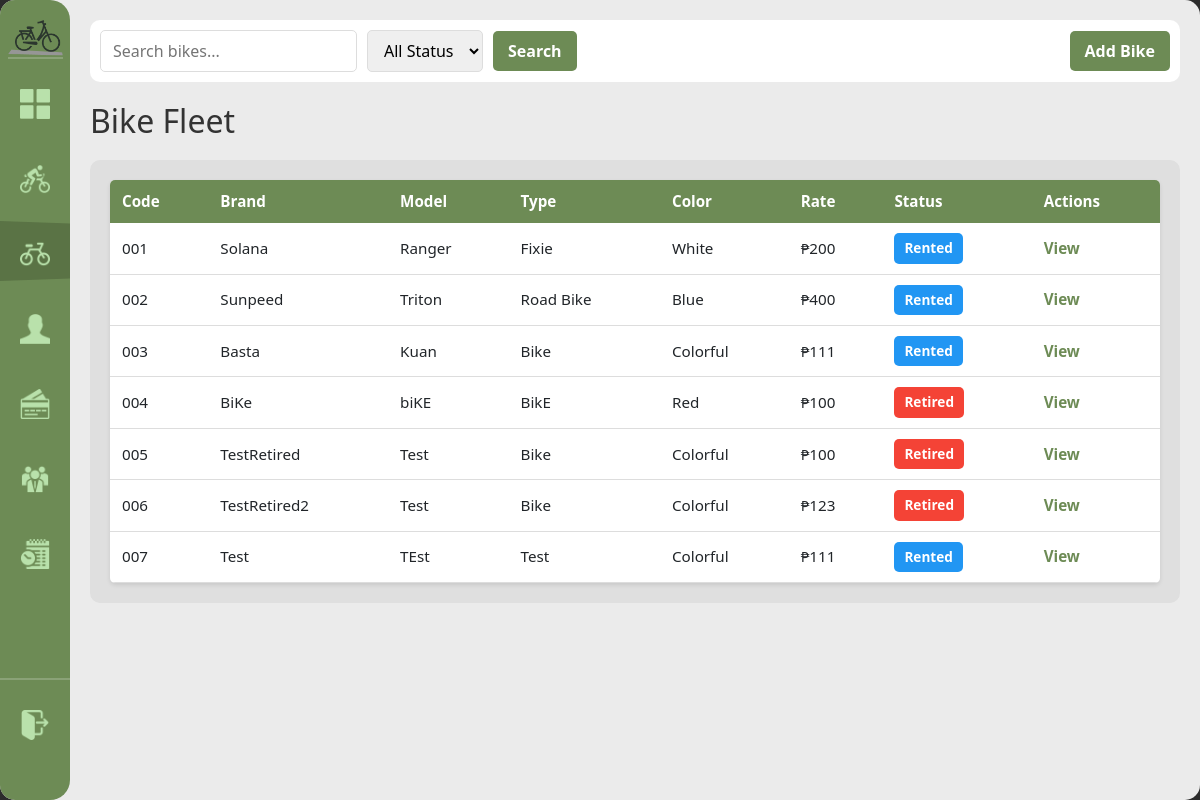
The app's page /bikes (signed in), older data.
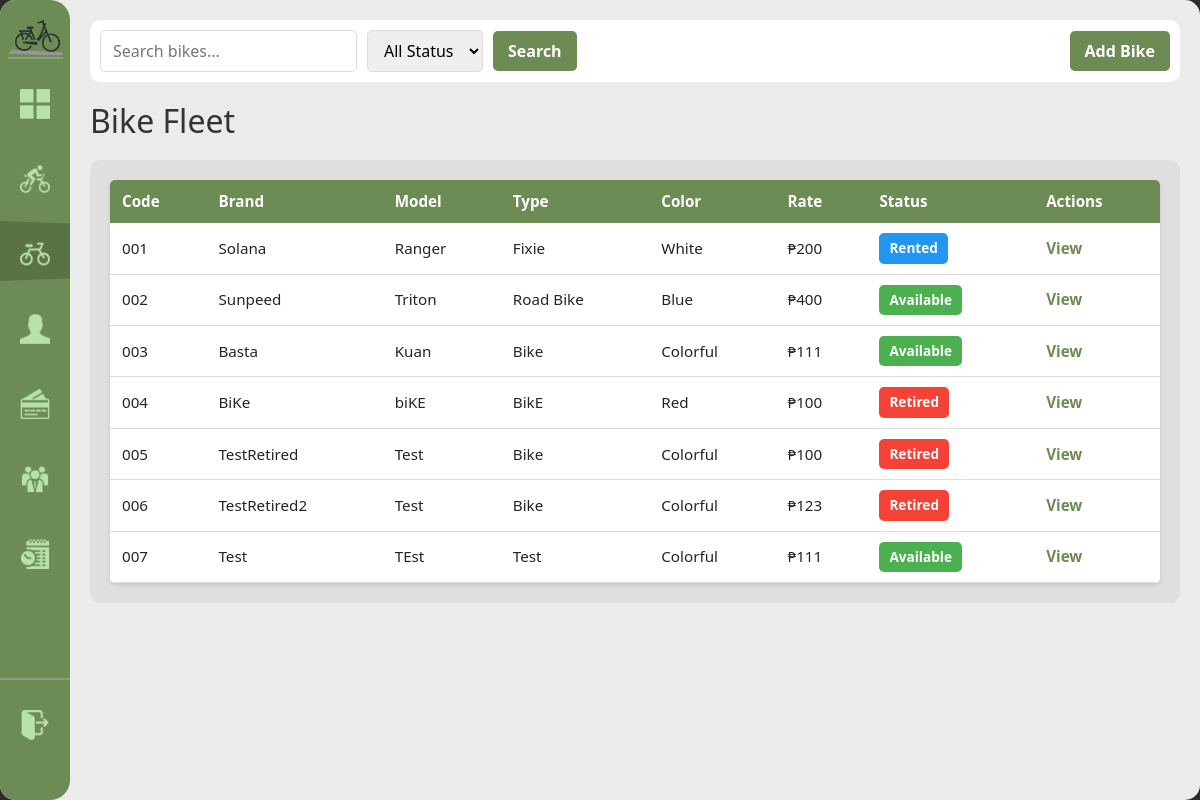
The same page, newer data.
### tables this page shows
CREATE TABLE bike (
            bike_id INTEGER PRIMARY KEY AUTOINCREMENT,
            bike_code TEXT NOT NULL UNIQUE,
            brand TEXT NOT NULL, model TEXT NOT NULL,
            color TEXT NOT NULL,
            bike_rate DECIMAL(8,2) NOT NULL DEFAULT 0,
            type TEXT NOT NULL DEFAULT 'standard',
            status TEXT NOT NULL DEFAULT 'available' CHECK(status IN('available','rented','retired')),
            date_added DATE NOT NULL DEFAULT(date('now','localtime'))
        );

### handlers/bike_routes.py (the view)
@bikes_bp.route('/bikes')
@login_required
def registry():
    search = request.args.get('search', '')
    status = request.args.get('status', 'all')
    all_bikes = database.get().get_all_bikes(search, status)
    return render_template('bike_registry.html', bikes=all_bikes, search=search, filter_status=status)

### app.py (called while the page is built)
def get_sidebar_state():
    return request.cookies.get('sidebarState') == 'expanded'

@app.context_processor
def inject_sidebar_state():
    return dict(sidebar_expanded=get_sidebar_state())

@app.context_processor
def inject_current_staff():
    staff = current_staff()
    return dict(current_staff=staff, is_admin=staff and staff.get("role") == "admin")

### modules/auth.py (called while the page is built)
def login_required(view):
    @wraps(view)
    def wrapped(*args, **kwargs):
        if not session.get("staff_id"):
            return redirect(url_for("login"))
        return view(*args, **kwargs)
    return wrapped

def current_staff():
    if not session.get("staff_id"):
        return None
    return {
        "staff_id": session.get("staff_id"),
        "username": session.get("username"),
        "first_name": session.get("first_name"),
        "last_name": session.get("last_name"),
        "role": session.get("role"),
    }

### modules/database.py (called while the page is built)
def get():
    if not db: init()
    return db

### templates/bike_registry.html (shortened to what this page needs)
{% extends "base.html" %}
{% block content %}
<div class="top-bar">
    <form method="get" class="search-form">
        <input type="text" name="search" placeholder="Search bikes..." value="{{ search }}">
        <select name="status">
            <option value="all" {% if filter_status == 'all' %}selected{% endif %}>All Status</option>
        </select>
        <button type="submit" sound-type="minor">Search</button>
        <button type="button" id="add-bike-btn" class="btn-primary">Add Bike</button>
    </form>
</div>
<h1>Bike Fleet</h1>
<div class="content-grid">
    <div class="scroll-table-container">
        <table>
            <thead>
                <tr>
                <th>Code</th>
                <th>Brand</th>
                <th>Model</th>
                <th>Type</th>
                <th>Color</th>
                <th>Rate</th>
                <th>Status</th>
                <th>Actions</th>
            </tr>
        </thead>
        <tbody>
            {% for bike in bikes %}
            <tr>
                <td>{{ bike['bike_code'] }}</td>
                <td>{{ bike['brand'] }}</td>
                <td>{{ bike['model'] }}</td>
                <td>{{ bike['type'] }}</td>
                <td>{{ bike['color'] }}</td>
                <td>₱{{ bike['bike_rate'] }}</td>
                <td><span class="status-badge status-{{ bike['status'] }}">{{ bike['status'].replace('_', ' ').title() }}</span></td>
                <td><a href="{{ url_for('bikes.bike_detail', bid=bike['bike_id']) }}">View</a></td>
            </tr>
            {% endfor %}
        </tbody>
    </table>
    </div>
</div>
{% endblock %}

Row changes from the older to the newer data that the page shows:
changed bike "Sunpeed": status "rented" → "available" (drawn); status.replace "Rented" → "Available"
changed bike "Basta": status "rented" → "available" (drawn); status.replace "Rented" → "Available"
changed bike "TEst": status "rented" → "available" (drawn); status.replace "Rented" → "Available"
